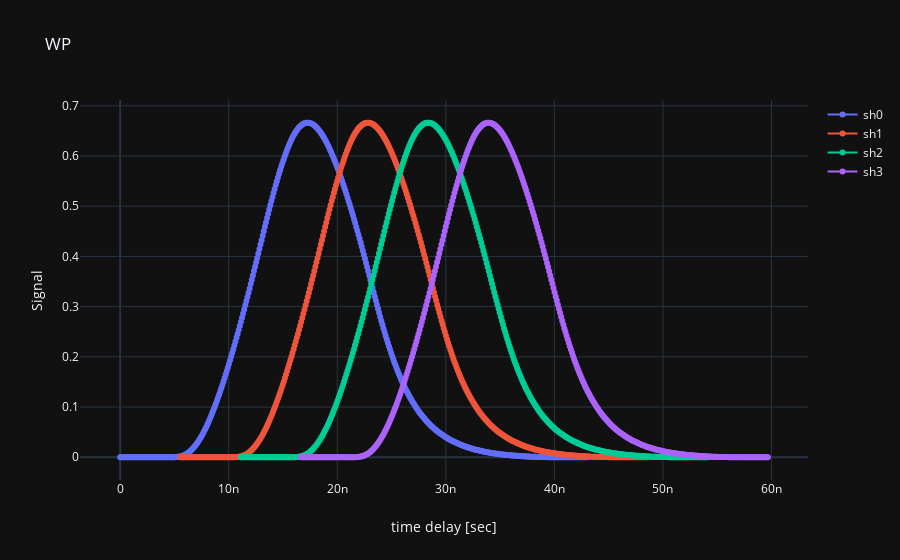

This figure's notebook cell:
### Code cell
trace = [1,2,3,4]
for i in range(shutter_per_cycle):
    trace[i] = go.Scatter(x=shutters['sh'+str(i)][:,0], y=shutters['sh'+str(i)][:,1],
                          mode='lines+markers',  # Select 'lines', 'markers' or 'lines+markers'
                          name='sh'+str(i))
    
data = trace

layout = dict(title='WP',
              xaxis=dict(title='time delay [sec]',type='linear'),  # Select 'log' or 'linear'
              yaxis=dict(title='Signal',type='linear'),  # Select 'log' or 'linear'
              template='plotly_dark')

iplot(dict(data=data, layout=layout))

### Figure 1 — Plotly figure (JSON) as saved in the notebook; plotly's stock layout.template omitted (floating-point values rounded to 4 significant figures; data arrays with more than 128 entries replaced by an {"elided": "..."} marker saying what was removed)
{"data": [{"mode": "lines+markers", "name": "sh0", "type": "scatter", "x": {"elided": "430 float values"}, "y": {"elided": "430 float values"}}, {"mode": "lines+markers", "name": "sh1", "type": "scatter", "x": {"elided": "430 float values"}, "y": {"elided": "430 float values"}}, {"mode": "lines+markers", "name": "sh2", "type": "scatter", "x": {"elided": "430 float values"}, "y": {"elided": "430 float values"}}, {"mode": "lines+markers", "name": "sh3", "type": "scatter", "x": {"elided": "430 float values"}, "y": {"elided": "430 float values"}}], "layout": {"title": {"text": "WP"}, "xaxis": {"title": {"text": "time delay [sec]"}, "type": "linear"}, "yaxis": {"title": {"text": "Signal"}, "type": "linear"}}}
